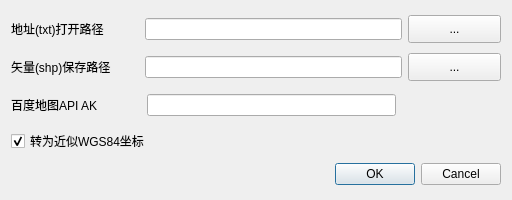
<?xml version="1.0" encoding="UTF-8"?>
<ui version="4.0">
 <class>geocodingDialogBase</class>
 <widget class="QDialog" name="geocodingDialogBase">
  <property name="geometry">
   <rect>
    <x>0</x>
    <y>0</y>
    <width>512</width>
    <height>200</height>
   </rect>
  </property>
  <property name="minimumSize">
   <size>
    <width>0</width>
    <height>200</height>
   </size>
  </property>
  <property name="maximumSize">
   <size>
    <width>512</width>
    <height>200</height>
   </size>
  </property>
  <property name="windowTitle">
   <string>geocoding</string>
  </property>
  <layout class="QHBoxLayout" name="hLayout">
   <item>
    <layout class="QVBoxLayout" name="vLayout">
     <item>
      <layout class="QHBoxLayout" name="hlayTxt" stretch="1,2,1">
       <item>
        <widget class="QLabel" name="label">
         <property name="maximumSize">
          <size>
           <width>16777215</width>
           <height>40</height>
          </size>
         </property>
         <property name="text">
          <string>地址(txt)打开路径</string>
         </property>
        </widget>
       </item>
       <item>
        <widget class="QLineEdit" name="edtTxt">
         <property name="maximumSize">
          <size>
           <width>16777215</width>
           <height>16777215</height>
          </size>
         </property>
        </widget>
       </item>
       <item>
        <widget class="QPushButton" name="btnTxt">
         <property name="sizePolicy">
          <sizepolicy hsizetype="Minimum" vsizetype="Minimum">
           <horstretch>0</horstretch>
           <verstretch>0</verstretch>
          </sizepolicy>
         </property>
         <property name="minimumSize">
          <size>
           <width>93</width>
           <height>0</height>
          </size>
         </property>
         <property name="maximumSize">
          <size>
           <width>80</width>
           <height>28</height>
          </size>
         </property>
         <property name="text">
          <string>...</string>
         </property>
        </widget>
       </item>
      </layout>
     </item>
     <item>
      <layout class="QHBoxLayout" name="hlayShp" stretch="1,2,1">
       <item>
        <widget class="QLabel" name="label_2">
         <property name="maximumSize">
          <size>
           <width>16777215</width>
           <height>40</height>
          </size>
         </property>
         <property name="text">
          <string>矢量(shp)保存路径</string>
         </property>
        </widget>
       </item>
       <item>
        <widget class="QLineEdit" name="edtShp"/>
       </item>
       <item>
        <widget class="QPushButton" name="btnShp">
         <property name="sizePolicy">
          <sizepolicy hsizetype="Minimum" vsizetype="Minimum">
           <horstretch>0</horstretch>
           <verstretch>0</verstretch>
          </sizepolicy>
         </property>
         <property name="minimumSize">
          <size>
           <width>93</width>
           <height>0</height>
          </size>
         </property>
         <property name="maximumSize">
          <size>
           <width>93</width>
           <height>28</height>
          </size>
         </property>
         <property name="text">
          <string>...</string>
         </property>
        </widget>
       </item>
      </layout>
     </item>
     <item>
      <layout class="QHBoxLayout" name="hlayKey" stretch="1,2,0">
       <item>
        <widget class="QLabel" name="label_3">
         <property name="sizePolicy">
          <sizepolicy hsizetype="Preferred" vsizetype="Preferred">
           <horstretch>0</horstretch>
           <verstretch>0</verstretch>
          </sizepolicy>
         </property>
         <property name="minimumSize">
          <size>
           <width>130</width>
           <height>0</height>
          </size>
         </property>
         <property name="maximumSize">
          <size>
           <width>130</width>
           <height>16777215</height>
          </size>
         </property>
         <property name="text">
          <string>百度地图API AK</string>
         </property>
        </widget>
       </item>
       <item>
        <widget class="QLineEdit" name="edtKey">
         <property name="sizePolicy">
          <sizepolicy hsizetype="Fixed" vsizetype="Fixed">
           <horstretch>0</horstretch>
           <verstretch>0</verstretch>
          </sizepolicy>
         </property>
         <property name="minimumSize">
          <size>
           <width>228</width>
           <height>0</height>
          </size>
         </property>
         <property name="maximumSize">
          <size>
           <width>249</width>
           <height>16777215</height>
          </size>
         </property>
        </widget>
       </item>
       <item>
        <spacer name="horizontalSpacer">
         <property name="orientation">
          <enum>Qt::Horizontal</enum>
         </property>
         <property name="sizeHint" stdset="0">
          <size>
           <width>93</width>
           <height>28</height>
          </size>
         </property>
        </spacer>
       </item>
      </layout>
     </item>
     <item>
      <layout class="QHBoxLayout" name="horizontalLayout">
       <item>
        <widget class="QCheckBox" name="checkBox">
         <property name="text">
          <string>转为近似WGS84坐标</string>
         </property>
         <property name="checked">
          <bool>true</bool>
         </property>
        </widget>
       </item>
       <item>
        <spacer name="horizontalSpacer_2">
         <property name="orientation">
          <enum>Qt::Horizontal</enum>
         </property>
         <property name="sizeHint" stdset="0">
          <size>
           <width>40</width>
           <height>20</height>
          </size>
         </property>
        </spacer>
       </item>
      </layout>
     </item>
     <item>
      <widget class="QDialogButtonBox" name="button_box">
       <property name="orientation">
        <enum>Qt::Horizontal</enum>
       </property>
       <property name="standardButtons">
        <set>QDialogButtonBox::Cancel|QDialogButtonBox::Ok</set>
       </property>
      </widget>
     </item>
    </layout>
   </item>
  </layout>
 </widget>
 <resources/>
 <connections>
  <connection>
   <sender>button_box</sender>
   <signal>accepted()</signal>
   <receiver>geocodingDialogBase</receiver>
   <slot>accept()</slot>
   <hints>
    <hint type="sourcelabel">
     <x>20</x>
     <y>20</y>
    </hint>
    <hint type="destinationlabel">
     <x>20</x>
     <y>20</y>
    </hint>
   </hints>
  </connection>
  <connection>
   <sender>button_box</sender>
   <signal>rejected()</signal>
   <receiver>geocodingDialogBase</receiver>
   <slot>reject()</slot>
   <hints>
    <hint type="sourcelabel">
     <x>20</x>
     <y>20</y>
    </hint>
    <hint type="destinationlabel">
     <x>20</x>
     <y>20</y>
    </hint>
   </hints>
  </connection>
 </connections>
</ui>
